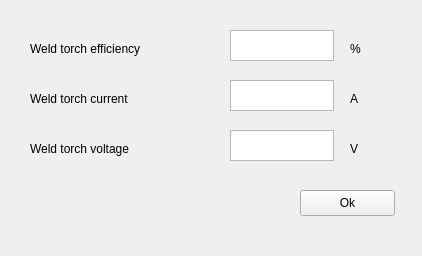
<?xml version="1.0" encoding="UTF-8"?>
<ui version="4.0">
 <class>Form</class>
 <widget class="QWidget" name="Form">
  <property name="geometry">
   <rect>
    <x>0</x>
    <y>0</y>
    <width>422</width>
    <height>256</height>
   </rect>
  </property>
  <property name="windowTitle">
   <string>Form</string>
  </property>
  <widget class="QTextEdit" name="v">
   <property name="geometry">
    <rect>
     <x>230</x>
     <y>130</y>
     <width>104</width>
     <height>31</height>
    </rect>
   </property>
  </widget>
  <widget class="QLabel" name="label_6">
   <property name="geometry">
    <rect>
     <x>350</x>
     <y>90</y>
     <width>21</width>
     <height>18</height>
    </rect>
   </property>
   <property name="text">
    <string>A</string>
   </property>
  </widget>
  <widget class="QLabel" name="label_4">
   <property name="geometry">
    <rect>
     <x>350</x>
     <y>40</y>
     <width>21</width>
     <height>18</height>
    </rect>
   </property>
   <property name="text">
    <string>%</string>
   </property>
  </widget>
  <widget class="QLabel" name="i_label">
   <property name="geometry">
    <rect>
     <x>30</x>
     <y>90</y>
     <width>141</width>
     <height>18</height>
    </rect>
   </property>
   <property name="text">
    <string>Weld torch current </string>
   </property>
  </widget>
  <widget class="QPushButton" name="button_ok">
   <property name="geometry">
    <rect>
     <x>300</x>
     <y>190</y>
     <width>95</width>
     <height>26</height>
    </rect>
   </property>
   <property name="text">
    <string>Ok</string>
   </property>
  </widget>
  <widget class="QTextEdit" name="ita">
   <property name="geometry">
    <rect>
     <x>230</x>
     <y>30</y>
     <width>104</width>
     <height>31</height>
    </rect>
   </property>
  </widget>
  <widget class="QTextEdit" name="i">
   <property name="geometry">
    <rect>
     <x>230</x>
     <y>80</y>
     <width>104</width>
     <height>31</height>
    </rect>
   </property>
  </widget>
  <widget class="QLabel" name="ita_label">
   <property name="geometry">
    <rect>
     <x>30</x>
     <y>40</y>
     <width>151</width>
     <height>18</height>
    </rect>
   </property>
   <property name="text">
    <string>Weld torch efficiency</string>
   </property>
  </widget>
  <widget class="QLabel" name="label_5">
   <property name="geometry">
    <rect>
     <x>350</x>
     <y>140</y>
     <width>16</width>
     <height>18</height>
    </rect>
   </property>
   <property name="text">
    <string>V</string>
   </property>
  </widget>
  <widget class="QLabel" name="v_label">
   <property name="geometry">
    <rect>
     <x>30</x>
     <y>140</y>
     <width>141</width>
     <height>18</height>
    </rect>
   </property>
   <property name="text">
    <string>Weld torch voltage</string>
   </property>
  </widget>
 </widget>
 <resources/>
 <connections/>
</ui>
